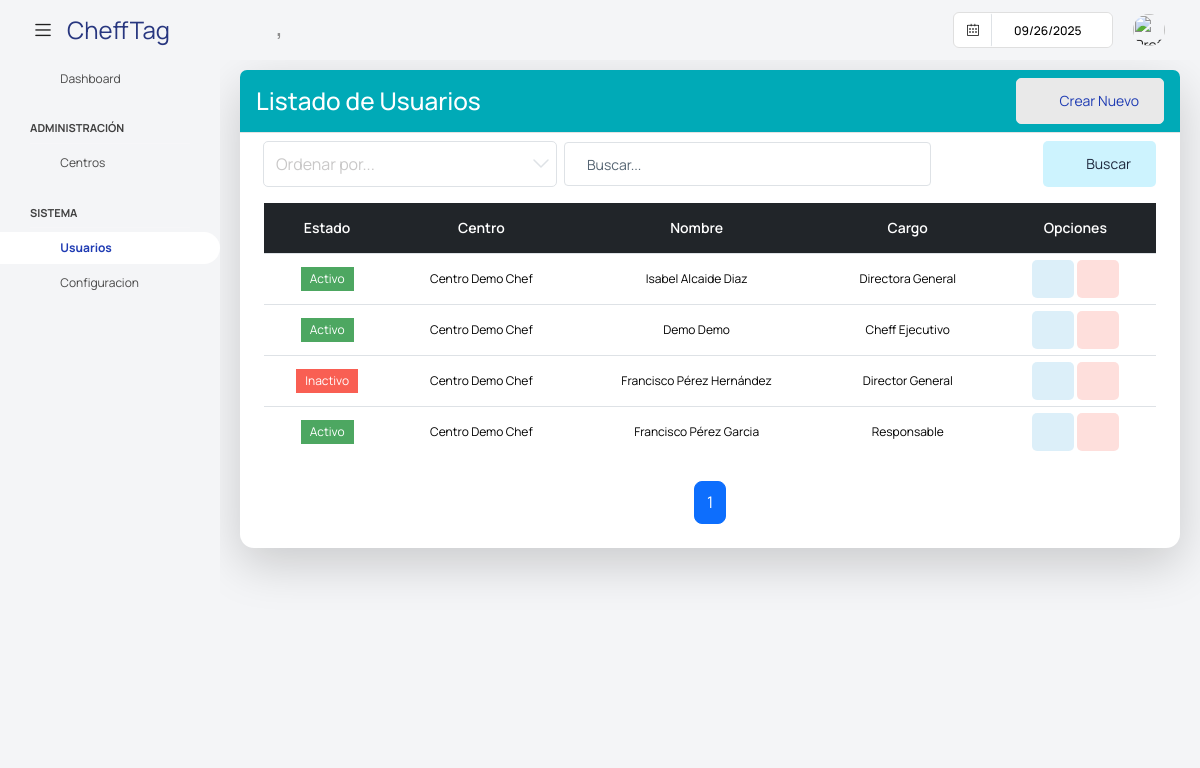
The page /super/listado_usuarios/ on the database its author committed.
### app/super/models.py (models this page shows, shortened)
class UserProfile(models.Model):
    centro = models.ForeignKey('Centros' ,on_delete=models.CASCADE, null=True, blank =True)
    user = models.OneToOneField(User, on_delete=models.CASCADE)
    username = models.CharField(max_length=100)
    password = models.CharField(max_length=100)
    nombre = models.CharField(max_length=100)
    apellidos = models.CharField(max_length=100)
    cargo = models.CharField(max_length=100, blank=True, null=True)
    imagen = models.ImageField(default='users/default.png', upload_to='users/', null=True, blank =True)
    estado =models.BooleanField(default=True)

class Centros(models.Model):
    nombre = models.CharField('Nombre', max_length=255, null=False, blank =False)
    direccion = models.CharField('Dirección', max_length=255, null=True, blank =True)
    ciudad = models.CharField('Ciudad', max_length=100, null=True, blank =True)
    codigo_postal = models.CharField('Codigo Postal', max_length=20, null=True, blank =True)
    pais = models.CharField('Pais', max_length=50, null=True, blank =True)
    telefono = models.CharField('Teléfono', max_length=20, null=True, blank =True)
    email = models.CharField('Email', max_length=255, null=True, blank =True)
    sitio_web = models.CharField('Sitio Web', max_length=20, null=True, blank =True)
    fecha_creacion = models.DateField('Fecha', null=True, blank=True)
    imagen = models.ImageField(default='centro/default.png', upload_to='centros/', null=True, blank =True)
    estado = models. BooleanField(default=True)
    class Meta:
        verbose_name = 'Centro'
    def __str__(self):
        return str(self.nombre)

### app/super/views.py (the view)
# urls.py: path("listado_usuarios/", UsuariosList.as_view(), name="UsuariosList"),
class UsuariosList (PaginationMixin, ListView):
    model = UserProfile
    template_name = 'super/listar_usuarios.html'
    context_object_name = 'usuarios'
    paginate_by = 8  # Número de registros por página
    def get_queryset(self):
        queryset = UserProfile.objects.all().order_by('id')
        search_query = self.request.GET.get('buscar')
        if search_query:
            queryset = queryset.filter(
                Q(nombre__icontains=search_query) |
                Q(apellidos__icontains=search_query) |
                Q(cargo__icontains=search_query)
            )
        return queryset
    def get_context_data(self, **kwargs):
        context = super().get_context_data(**kwargs)
        usuarios = self.get_queryset()
        paginator = Paginator(usuarios, self.paginate_by)
        page_number = self.request.GET.get('page')
        page_obj = paginator.get_page(page_number)
        context['page_obj'] = page_obj
        return context

### app/core/mixins.py (called while the page is built)
    def get_context_data(self, **kwargs):
        context = super().get_context_data(**kwargs)
        page_obj = context.get('page_obj')
        if page_obj:
            current_page = page_obj.number
            total_pages = page_obj.paginator.num_pages
            window = self.pagination_window_size
            if total_pages <= (window * 2) + 1:
                context['custom_page_range'] = range(1, total_pages + 1)
            elif current_page <= window:
                context['custom_page_range'] = range(1, (window * 2) + 2)
            elif current_page >= total_pages - window:
                context['custom_page_range'] = range(total_pages - (window * 2), total_pages + 1)
            else:
                context['custom_page_range'] = range(current_page - window, current_page + window + 1)
        return context

### templates/super/listar_usuarios.html (shortened to what this page needs)
{% extends "base_super.html" %}
{% block content %}
<div class="content-wrapper">
    <div class="card shadow-lg">
        <div class="card-header bg-info text-white d-flex justify-content-between align-items-center">
            <h3 class="m-0">Listado de Usuarios</h3>
            <a class="btn btn-light text-primary" onclick="abrir_modal_edicion('{% url 'super:crear_usuario' %}')">
                <i class="fa fa-plus-circle"></i>&nbsp; Crear Nuevo
            </a>
        </div>
        <div class="card-body">
            <form method="get" class="row g-2 align-items-center">
                <div class="col-md-4">
                    <select class="form-select" name="ordenar" id="ordenar" onchange="this.form.submit()">
                        <option value="" disabled selected>Ordenar por...</option>
                    </select>
                </div>
                <div class="col-md-5">
                    <input type="text" class="form-control" placeholder="Buscar..." name="buscar">
                </div>
                <div class="col-md-3 d-flex justify-content-end">
                    <button type="submit" class="btn btn-inverse-secondary">
                        <i class="fa fa-search"></i>&nbsp; Buscar
                    </button>
                </div>
            </form>
                {% if usuarios %}
                <div class="table-responsive">
                    <table class="table table-hover align-middle">
                        <thead class="table-dark text-center">
                            <tr>
                                <th>Estado</th>
                                <th>Centro</th>
                                <th>Nombre</th>
                                <th>Cargo</th>
                                <th>Opciones</th>
                            </tr>
                        </thead>
                        <tbody>
                        {% for usuario in usuarios %}
                        <tr class="text-center" style="font-size: 14px;">
                            <td>
                                {% if usuario.estado %}
                                    <span class="badge bg-success">Activo</span>
                                {% else %}
                                    <span class="badge bg-danger">Inactivo</span>
                                {% endif %}
                            </td>
                            <td>{{ usuario.centro }}</td>
                            <td>{{ usuario.nombre }} {{ usuario.apellidos }}</td>
                            <td>{{ usuario.cargo }}</td>
                            <td>
                                <a class="btn btn-inverse-info" style="--bs-btn-padding-y: 10px; --bs-btn-padding-x: 14px;" onclick="abrir_modal_edicion('{% url 'super:UsuarioUpdate' pk=usuario.id %}')" data-toggle="tooltip" title="Editar usuario">
                                    <i class="fa fa-pencil"></i>
                                </a>
                                <a class="btn btn-inverse-danger" style="--bs-btn-padding-y: 10px; --bs-btn-padding-x: 14px;" onclick="abrir_modal_edicion('{% url 'super:UsuarioDelete' pk=usuario.id %}')" data-toggle="tooltip" title="Eliminar utensilio">
                                    <i class="fa fa-trash"></i>
                                </a>
                            </td>
                        </tr>
                        {% endfor %}
                    </tbody>
                </table>
            </div>
            {% include "core/pagination.html" %}
            {% else %}
            <div class="alert alert-warning text-center mt-3">
                <i class="fa fa-exclamation-circle"></i> No se encontraron alimentos.
            </div>
            {% endif %}
        </div>
</div>
{% endblock content %}

### templates/base_super.html (style rules this page uses)
html, body { height: 100%; }
.content-wrapper { padding: 10px 20px !important; }
table.table td { padding-top: 6px !important; padding-bottom: 6px !important; font-size: 12px; line-height: 1.2; }
input::placeholder { color: #566573 !important; opacity: 1; }

### rows shown on the page
UserProfile: estado "Activo", centro "Centro Demo Chef", nombre "Isabel", apellidos "Alcaide Diaz", cargo "Directora General"
UserProfile: estado "Activo", centro "Centro Demo Chef", nombre "Demo", apellidos "Demo", cargo "Cheff Ejecutivo"
UserProfile: estado "Inactivo", centro "Centro Demo Chef", nombre "Francisco", apellidos "Pérez Hernández", cargo "Director General"
UserProfile: estado "Activo", centro "Centro Demo Chef", nombre "Francisco", apellidos "Pérez Garcia", cargo "Responsable"

### other values the page prints
{{ page }} "1"
